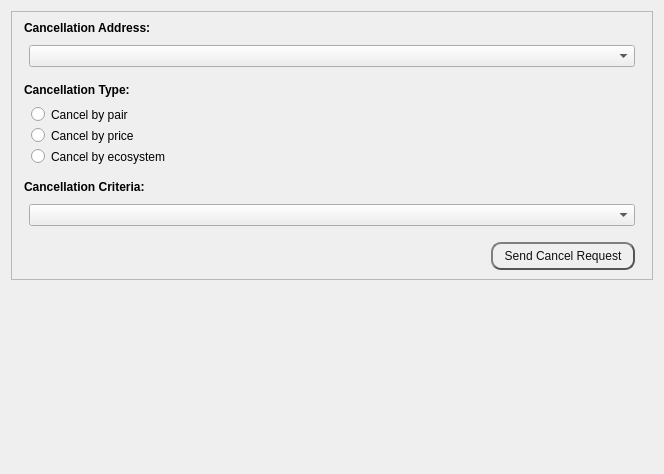
<?xml version="1.0" encoding="UTF-8"?>
<ui version="4.0">
 <class>MetaDExCancelDialog</class>
 <widget class="QWidget" name="MetaDExCancelDialog">
  <property name="geometry">
   <rect>
    <x>0</x>
    <y>0</y>
    <width>664</width>
    <height>474</height>
   </rect>
  </property>
  <property name="windowTitle">
   <string>Form</string>
  </property>
  <layout class="QVBoxLayout" name="topLayout">
   <item>
    <layout class="QVBoxLayout" name="verticalLayout">
     <property name="topMargin">
      <number>0</number>
     </property>
     <item>
      <widget class="QFrame" name="frame">
       <property name="frameShape">
        <enum>QFrame::StyledPanel</enum>
       </property>
       <property name="frameShadow">
        <enum>QFrame::Raised</enum>
       </property>
       <layout class="QVBoxLayout" name="verticalLayout_3">
        <item>
         <layout class="QVBoxLayout" name="verticalLayout_2">
          <property name="topMargin">
           <number>0</number>
          </property>
          <item>
           <widget class="QLabel" name="label_3">
            <property name="font">
             <font>
              <bold>true</bold>
             </font>
            </property>
            <property name="styleSheet">
             <string notr="true">padding-bottom:4px;</string>
            </property>
            <property name="text">
             <string>Cancellation Address:</string>
            </property>
           </widget>
          </item>
          <item>
           <layout class="QHBoxLayout" name="horizontalLayout_2">
            <item>
             <spacer name="horizontalSpacer_6">
              <property name="orientation">
               <enum>Qt::Horizontal</enum>
              </property>
              <property name="sizeType">
               <enum>QSizePolicy::Fixed</enum>
              </property>
              <property name="sizeHint" stdset="0">
               <size>
                <width>8</width>
                <height>20</height>
               </size>
              </property>
             </spacer>
            </item>
            <item>
             <widget class="QComboBox" name="fromCombo"/>
            </item>
            <item>
             <spacer name="horizontalSpacer_5">
              <property name="orientation">
               <enum>Qt::Horizontal</enum>
              </property>
              <property name="sizeType">
               <enum>QSizePolicy::Fixed</enum>
              </property>
              <property name="sizeHint" stdset="0">
               <size>
                <width>8</width>
                <height>20</height>
               </size>
              </property>
             </spacer>
            </item>
           </layout>
          </item>
          <item>
           <widget class="QLabel" name="label_2">
            <property name="font">
             <font>
              <bold>true</bold>
             </font>
            </property>
            <property name="styleSheet">
             <string notr="true">padding-top:10px;padding-bottom:4px;</string>
            </property>
            <property name="text">
             <string>Cancellation Type:</string>
            </property>
           </widget>
          </item>
          <item>
           <widget class="QRadioButton" name="radioCancelPair">
            <property name="styleSheet">
             <string notr="true">padding-left:10px;</string>
            </property>
            <property name="text">
             <string>Cancel by pair</string>
            </property>
           </widget>
          </item>
          <item>
           <widget class="QRadioButton" name="radioCancelPrice">
            <property name="styleSheet">
             <string notr="true">padding-left:10px;</string>
            </property>
            <property name="text">
             <string>Cancel by price</string>
            </property>
           </widget>
          </item>
          <item>
           <widget class="QRadioButton" name="radioCancelEverything">
            <property name="styleSheet">
             <string notr="true">padding-left:10px;</string>
            </property>
            <property name="text">
             <string>Cancel by ecosystem</string>
            </property>
           </widget>
          </item>
          <item>
           <widget class="QLabel" name="label">
            <property name="font">
             <font>
              <bold>true</bold>
             </font>
            </property>
            <property name="styleSheet">
             <string notr="true">padding-top:10px;padding-bottom:4px;</string>
            </property>
            <property name="text">
             <string>Cancellation Criteria:</string>
            </property>
           </widget>
          </item>
          <item>
           <layout class="QHBoxLayout" name="horizontalLayout">
            <property name="topMargin">
             <number>0</number>
            </property>
            <property name="bottomMargin">
             <number>10</number>
            </property>
            <item>
             <spacer name="horizontalSpacer_3">
              <property name="orientation">
               <enum>Qt::Horizontal</enum>
              </property>
              <property name="sizeType">
               <enum>QSizePolicy::Fixed</enum>
              </property>
              <property name="sizeHint" stdset="0">
               <size>
                <width>8</width>
                <height>20</height>
               </size>
              </property>
             </spacer>
            </item>
            <item>
             <widget class="QComboBox" name="cancelCombo">
              <property name="sizePolicy">
               <sizepolicy hsizetype="Expanding" vsizetype="Fixed">
                <horstretch>0</horstretch>
                <verstretch>0</verstretch>
               </sizepolicy>
              </property>
              <property name="styleSheet">
               <string notr="true"/>
              </property>
             </widget>
            </item>
            <item>
             <spacer name="horizontalSpacer_2">
              <property name="orientation">
               <enum>Qt::Horizontal</enum>
              </property>
              <property name="sizeType">
               <enum>QSizePolicy::Fixed</enum>
              </property>
              <property name="sizeHint" stdset="0">
               <size>
                <width>8</width>
                <height>20</height>
               </size>
              </property>
             </spacer>
            </item>
           </layout>
          </item>
          <item>
           <layout class="QHBoxLayout" name="horizontalLayout_4">
            <property name="topMargin">
             <number>0</number>
            </property>
            <item>
             <spacer name="horizontalSpacer">
              <property name="orientation">
               <enum>Qt::Horizontal</enum>
              </property>
              <property name="sizeHint" stdset="0">
               <size>
                <width>40</width>
                <height>20</height>
               </size>
              </property>
             </spacer>
            </item>
            <item>
             <widget class="QPushButton" name="cancelButton">
              <property name="styleSheet">
               <string notr="true">QPushButton {
color: #0F0F0F;
border: 2px solid #555;
border-radius: 10px;
border-style: outset;
background: qradialgradient(
cx: 0.3, cy: -0.4, fx: 0.3, fy: -0.4,
radius: 1.35, stop: 0 #d1d5db, stop: 1 #d1d5db
);
padding: 5px;
}

QPushButton:hover {
background: qradialgradient(
cx: 0.3, cy: -0.4, fx: 0.3, fy: -0.4,
radius: 1.35, stop: 0 #d1d5db, stop: 1 #d1d5db
);
}</string>
              </property>
              <property name="text">
               <string>  Send Cancel Request  </string>
              </property>
             </widget>
            </item>
            <item>
             <spacer name="horizontalSpacer_4">
              <property name="orientation">
               <enum>Qt::Horizontal</enum>
              </property>
              <property name="sizeType">
               <enum>QSizePolicy::Fixed</enum>
              </property>
              <property name="sizeHint" stdset="0">
               <size>
                <width>8</width>
                <height>20</height>
               </size>
              </property>
             </spacer>
            </item>
           </layout>
          </item>
         </layout>
        </item>
       </layout>
      </widget>
     </item>
    </layout>
   </item>
   <item>
    <spacer name="verticalSpacer">
     <property name="orientation">
      <enum>Qt::Vertical</enum>
     </property>
     <property name="sizeHint" stdset="0">
      <size>
       <width>20</width>
       <height>40</height>
      </size>
     </property>
    </spacer>
   </item>
  </layout>
 </widget>
 <resources/>
 <connections/>
</ui>
